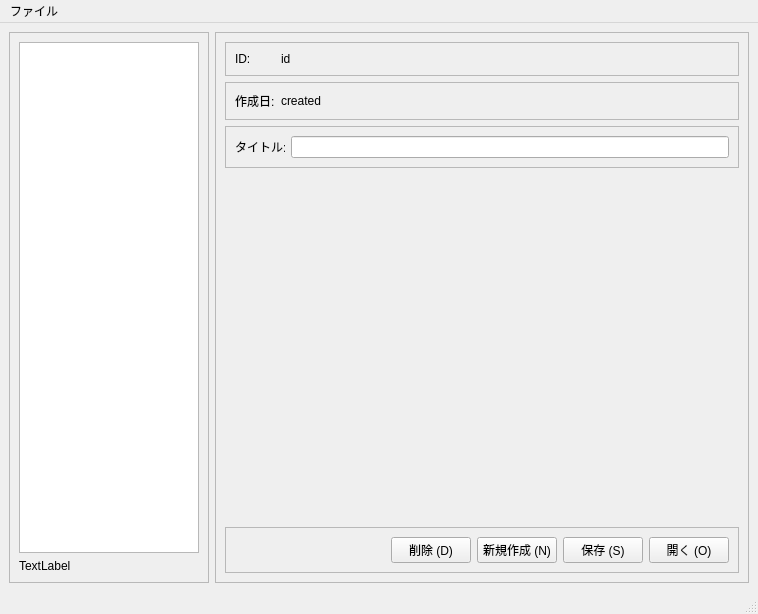
<?xml version="1.0" encoding="UTF-8"?>
<ui version="4.0">
 <class>MainWindow</class>
 <widget class="QMainWindow" name="MainWindow">
  <property name="geometry">
   <rect>
    <x>0</x>
    <y>0</y>
    <width>758</width>
    <height>614</height>
   </rect>
  </property>
  <property name="windowTitle">
   <string>ノート</string>
  </property>
  <widget class="QWidget" name="centralwidget">
   <layout class="QGridLayout" name="gridLayout_4">
    <item row="0" column="0">
     <widget class="QFrame" name="frame">
      <property name="maximumSize">
       <size>
        <width>200</width>
        <height>16777215</height>
       </size>
      </property>
      <property name="frameShape">
       <enum>QFrame::StyledPanel</enum>
      </property>
      <property name="frameShadow">
       <enum>QFrame::Raised</enum>
      </property>
      <layout class="QGridLayout" name="gridLayout">
       <item row="0" column="0">
        <widget class="QTableView" name="tableView"/>
       </item>
       <item row="1" column="0">
        <widget class="QLabel" name="listInfoLabel">
         <property name="text">
          <string>TextLabel</string>
         </property>
        </widget>
       </item>
      </layout>
     </widget>
    </item>
    <item row="0" column="1">
     <widget class="QFrame" name="frame_2">
      <property name="frameShape">
       <enum>QFrame::StyledPanel</enum>
      </property>
      <property name="frameShadow">
       <enum>QFrame::Raised</enum>
      </property>
      <layout class="QGridLayout" name="gridLayout_7">
       <item row="0" column="0">
        <widget class="QFrame" name="frame_4">
         <property name="frameShape">
          <enum>QFrame::StyledPanel</enum>
         </property>
         <property name="frameShadow">
          <enum>QFrame::Raised</enum>
         </property>
         <layout class="QGridLayout" name="gridLayout_3">
          <item row="0" column="0">
           <widget class="QLabel" name="idLabel">
            <property name="maximumSize">
             <size>
              <width>40</width>
              <height>16777215</height>
             </size>
            </property>
            <property name="text">
             <string>ID:</string>
            </property>
           </widget>
          </item>
          <item row="0" column="1">
           <widget class="QLabel" name="idValueLabel">
            <property name="maximumSize">
             <size>
              <width>16777215</width>
              <height>100</height>
             </size>
            </property>
            <property name="text">
             <string>id</string>
            </property>
           </widget>
          </item>
         </layout>
        </widget>
       </item>
       <item row="1" column="0">
        <widget class="QFrame" name="frame_6">
         <property name="frameShape">
          <enum>QFrame::StyledPanel</enum>
         </property>
         <property name="frameShadow">
          <enum>QFrame::Raised</enum>
         </property>
         <layout class="QGridLayout" name="gridLayout_5">
          <item row="0" column="0">
           <widget class="QLabel" name="createdLabel">
            <property name="maximumSize">
             <size>
              <width>40</width>
              <height>16777215</height>
             </size>
            </property>
            <property name="text">
             <string>作成日:</string>
            </property>
           </widget>
          </item>
          <item row="0" column="1">
           <widget class="QLabel" name="createdValueLabel">
            <property name="text">
             <string>created</string>
            </property>
           </widget>
          </item>
         </layout>
        </widget>
       </item>
       <item row="2" column="0">
        <widget class="QFrame" name="frame_7">
         <property name="frameShape">
          <enum>QFrame::StyledPanel</enum>
         </property>
         <property name="frameShadow">
          <enum>QFrame::Raised</enum>
         </property>
         <layout class="QGridLayout" name="gridLayout_6">
          <item row="0" column="0">
           <widget class="QLabel" name="titleLabel">
            <property name="maximumSize">
             <size>
              <width>50</width>
              <height>16777215</height>
             </size>
            </property>
            <property name="text">
             <string>タイトル:</string>
            </property>
           </widget>
          </item>
          <item row="0" column="1">
           <widget class="QLineEdit" name="titleEdit">
            <property name="maximumSize">
             <size>
              <width>10000000</width>
              <height>16777215</height>
             </size>
            </property>
           </widget>
          </item>
         </layout>
        </widget>
       </item>
       <item row="3" column="0">
        <spacer name="verticalSpacer">
         <property name="orientation">
          <enum>Qt::Vertical</enum>
         </property>
         <property name="sizeHint" stdset="0">
          <size>
           <width>20</width>
           <height>40</height>
          </size>
         </property>
        </spacer>
       </item>
       <item row="4" column="0">
        <widget class="QFrame" name="frame_3">
         <property name="frameShape">
          <enum>QFrame::StyledPanel</enum>
         </property>
         <property name="frameShadow">
          <enum>QFrame::Raised</enum>
         </property>
         <layout class="QGridLayout" name="gridLayout_2">
          <item row="0" column="3">
           <widget class="QPushButton" name="saveButton">
            <property name="text">
             <string>保存 (S)</string>
            </property>
            <property name="icon">
             <iconset resource="resources.qrc">
              <normaloff>:/icon/assets/icon/maps-and-flags.svg</normaloff>:/icon/assets/icon/maps-and-flags.svg</iconset>
            </property>
           </widget>
          </item>
          <item row="0" column="1">
           <widget class="QPushButton" name="deleteButton">
            <property name="text">
             <string>削除 (D)</string>
            </property>
            <property name="icon">
             <iconset resource="resources.qrc">
              <normaloff>:/icon/assets/icon/delete.svg</normaloff>:/icon/assets/icon/delete.svg</iconset>
            </property>
           </widget>
          </item>
          <item row="0" column="0">
           <spacer name="horizontalSpacer">
            <property name="orientation">
             <enum>Qt::Horizontal</enum>
            </property>
            <property name="sizeHint" stdset="0">
             <size>
              <width>40</width>
              <height>20</height>
             </size>
            </property>
           </spacer>
          </item>
          <item row="0" column="2">
           <widget class="QPushButton" name="newButton">
            <property name="text">
             <string>新規作成 (N)</string>
            </property>
            <property name="icon">
             <iconset resource="resources.qrc">
              <normaloff>:/icon/assets/icon/new.svg</normaloff>:/icon/assets/icon/new.svg</iconset>
            </property>
           </widget>
          </item>
          <item row="0" column="4">
           <widget class="QPushButton" name="pushButton">
            <property name="text">
             <string>開く (O)</string>
            </property>
            <property name="icon">
             <iconset resource="resources.qrc">
              <normaloff>:/icon/assets/icon/note.svg</normaloff>:/icon/assets/icon/note.svg</iconset>
            </property>
           </widget>
          </item>
         </layout>
        </widget>
       </item>
      </layout>
     </widget>
    </item>
   </layout>
  </widget>
  <widget class="QMenuBar" name="menubar">
   <property name="geometry">
    <rect>
     <x>0</x>
     <y>0</y>
     <width>758</width>
     <height>21</height>
    </rect>
   </property>
   <widget class="QMenu" name="menu">
    <property name="title">
     <string>ファイル</string>
    </property>
    <addaction name="actionCreate_new_note"/>
    <addaction name="actionSave_note"/>
    <addaction name="actionDelete_note_D"/>
    <addaction name="separator"/>
    <addaction name="actionClose_window_X"/>
   </widget>
   <addaction name="menu"/>
  </widget>
  <widget class="QStatusBar" name="statusbar"/>
  <action name="actionCreate_new_note">
   <property name="icon">
    <iconset resource="resources.qrc">
     <normaloff>:/icon/assets/icon/new.svg</normaloff>:/icon/assets/icon/new.svg</iconset>
   </property>
   <property name="text">
    <string>Create new note (N)</string>
   </property>
  </action>
  <action name="actionSave_note">
   <property name="icon">
    <iconset resource="resources.qrc">
     <normaloff>:/icon/assets/icon/maps-and-flags.svg</normaloff>:/icon/assets/icon/maps-and-flags.svg</iconset>
   </property>
   <property name="text">
    <string>Save note (S)</string>
   </property>
  </action>
  <action name="actionDelete_note_D">
   <property name="icon">
    <iconset resource="resources.qrc">
     <normaloff>:/icon/assets/icon/delete.svg</normaloff>:/icon/assets/icon/delete.svg</iconset>
   </property>
   <property name="text">
    <string>Delete note (D)</string>
   </property>
  </action>
  <action name="actionClose_window_X">
   <property name="icon">
    <iconset resource="resources.qrc">
     <normaloff>:/icon/assets/icon/moon.svg</normaloff>:/icon/assets/icon/moon.svg</iconset>
   </property>
   <property name="text">
    <string>Close window (X)</string>
   </property>
  </action>
 </widget>
 <resources>
  <include location="resources.qrc"/>
 </resources>
 <connections/>
</ui>
